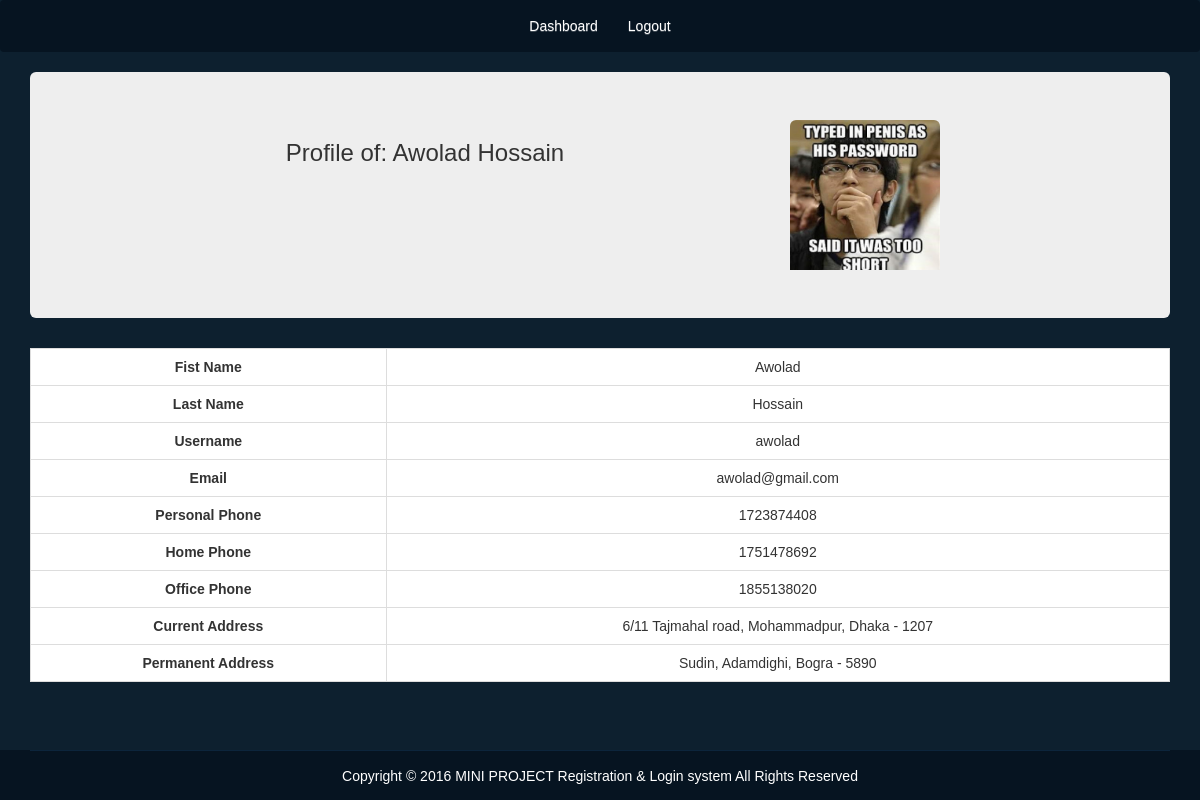
The page /viewprofile.php?id=95 (signed in) on the database its author committed.
### tables this page shows
CREATE TABLE `profiles` (
  `id` int(11) NOT NULL,
  `user_id` int(11) NOT NULL,
  `first_name` varchar(255) DEFAULT NULL,
  `last_name` varchar(255) DEFAULT NULL,
  `profile_pic` varchar(255) DEFAULT NULL,
  `personal_phone` int(11) DEFAULT NULL,
  `home_phone` int(11) DEFAULT NULL,
  `office_phone` int(11) DEFAULT NULL,
  `current_address` varchar(255) DEFAULT NULL,
  `permanent_address` varchar(255) DEFAULT NULL,
  `created_at` datetime DEFAULT NULL,
  `modified_at` datetime DEFAULT NULL,
  `deleted_at` datetime DEFAULT NULL,
  `modified_by` int(11) DEFAULT NULL
);

CREATE TABLE `users` (
  `id` int(11) NOT NULL,
  `user_group_id` int(11) NOT NULL,
  `unique_id` varchar(255) NOT NULL,
  `username` varchar(255) NOT NULL,
  `password` varchar(255) NOT NULL,
  `email` varchar(255) NOT NULL,
  `modified_at` datetime NOT NULL,
  `created_at` datetime NOT NULL,
  `deleted_at` datetime DEFAULT NULL,
  `is_active` int(11) DEFAULT NULL
);

### app/src/User.php (called while the page is built, shortened)
<?php
class User
{
    public $conn = '';
    public $dbUsserName = 'root';
    public $dbPass = '';
    public $id = '';
    public function __construct()
    {
        try {
            $this->conn = new PDO('mysql:host=localhost;dbname=miniprojectreg', $this->dbUsserName, $this->dbPass);
        } catch (PDOException $e) {
            echo 'ERROR: ' . $e->getMessage();
        }
    }
    public function prepare($data = array())
    {
        if (is_array($data) && array_key_exists('id', $data)) {
            $this->id = $data['id'];
        }
        return $this;
    }
    public function viewProfile()
    {
        $stmt = $this->conn->prepare("SELECT p.first_name, p.last_name, u.username, u.email, p.personal_phone, p.home_phone, p.office_phone, p.current_address, p.permanent_address FROM users u JOIN profiles p ON u.id = p.user_id WHERE u.id = :id");
        $stmt->execute(array(':id' => $this->id));
        $singleUser = $stmt->fetch(PDO::FETCH_ASSOC);
        return $singleUser;
    }
    public function editProfile()
    {
        $stmt = $this->conn->prepare("SELECT p.first_name, p.last_name, p.profile_pic, u.id, u.username, u.email, p.personal_phone, p.home_phone, p.office_phone, p.current_address, p.permanent_address FROM users u JOIN profiles p ON u.id = p.user_id WHERE u.id = :id");
        $stmt->execute(array(':id' => $this->id));
        $singleUser = $stmt->fetch(PDO::FETCH_ASSOC);
        return $singleUser;
    }
}

### viewprofile.php (the view, shortened to what this page needs)
<?php
$user = new User();
$singleuser = $user->prepare($_GET)->viewProfile();
$userPicture = $user->prepare($_GET)->editProfile();
?>
<!doctype html>
<html lang="en-US">
<head>
    <link rel="stylesheet" href="./assets/css/font-awesome.min.css">
    <link rel="stylesheet" href="./assets/css/bootstrap-theme.min.css">
    <link rel="stylesheet" href="./assets/css/bootstrap.min.css">
    <link rel="stylesheet" href="./assets/css/style.css">
</head>
<body>
    <div class="headerArea">
        <nav class="navbar navbarBg">
            <div class="container-fluid">
                <div class="collapse navbar-collapse" id="crud-main-navbar">
                    <ul class="nav navbar-nav crudNav">
                        <li>
                            <a href="dashboard.php">Dashboard</a>
                        </li>
                        <li>
                            <a href="logout.php">Logout</a>
                        </li>
                    </ul>
                </div>
            </div>
        </nav>
    </div>
    <div class="container">
        <div class="jumbotron">
            <div class="row">
                <div class="col-md-8">
                    <div class="alignCenter">
                        <h3 class="">Profile of:
                            <?php
                                if (isset($singleuser['first_name']) && isset($singleuser['last_name'])) {
                                echo $singleuser['first_name'] . "\n". $singleuser['last_name'];
                            } else {
                                echo $singleuser['username'];
                            }
                            ?>
                        </h3>
                    </div>
                </div>
                <div class="col-md-4">
                    <div class="profilePic">
                        <img
                            src="<?php echo 'assets/img/' . $userPicture['profile_pic']; ?>"
                            alt=""
                            id="profilePic"
                            width="150"
                            height="150">
                    </div>
                </div>
            </div>
        </div>
    </div>
    <div class="container">
        <div class="singleUser">
            <table class="table table-responsive table-bordered table-hover">
                <tbody>
                    <tr>
                        <th>Fist Name</th>
                        <td><?php echo $singleuser['first_name']; ?></td>
                    </tr>
                    <tr>
                        <th>Last Name</th>
                        <td><?php echo $singleuser['last_name']; ?></td>
                    </tr>
                    <tr>
                        <th>Username</th>
                        <td><?php echo $singleuser['username']; ?></td>
                    </tr>
                    <tr>
                        <th>Email</th>
                        <td><?php echo $singleuser['email']; ?></td>
                    </tr>
                    <tr>
                        <th>Personal Phone</th>
                        <td><?php echo $singleuser['personal_phone']; ?></td>
                    </tr>
                    <tr>
                        <th>Home Phone</th>
                        <td><?php echo $singleuser['home_phone']; ?></td>
                    </tr>
                    <tr>
                        <th>Office Phone</th>
                        <td><?php echo $singleuser['office_phone']; ?></td>
                    </tr>
                    <tr>
                        <th>Current Address</th>
                        <td><?php echo $singleuser['current_address']; ?></td>
                    </tr>
                    <tr>
                        <th>Permanent Address</th>
                        <td><?php echo $singleuser['permanent_address']; ?></td>
                    </tr>
                </tbody>
            </table>
        </div>
    </div>
    <?php
    include_once './content-part.php';
    footerContent();
    ?>
</body>
</html>

### content-part.php
<?php
    function footerContent () { ?>
        <div id="creditArea">
            <div class="container">
                <div class="creditText">
                    <p>Copyright &COPY; <?php echo date('Y') ?> MINI PROJECT Registration & Login system All Rights Reserved</p>
                </div>
            </div>
        </div>
    <?php }
    ?>

### assets/css/style.css (style rules this page uses)
html { position: relative; min-height: 100%; }
body { font-family: "Verdana", sans-serif; font-size: 14px; background: #0d202f none repeat scroll 0 0; margin-bottom: 50px; }
.alignCenter { text-align: center; }
table { background: #fff; border: 1px solid; border-radius: 4px; }
table th, td { text-align: center; }
.navbar .navbar-nav { display: inline-block; float: none; vertical-align: top; }
.navbar .navbar-collapse { text-align: center; }
.navbarBg, #creditArea { background: #061421 none repeat scroll 0 0!important; }
ul.crudNav li > a { color: #ffffff; }
.creditText { border-top: 1px solid #0c253c; }
.creditText p { font-size: 14px; margin: 15px 0 0; text-align: center; color: #ffffff; transition: all 0.3s ease 0s; font-weight: 300; }
#creditArea { position: absolute; bottom: 0; width: 100%; height: 50px; background-color: #f5f5f5; }
.profilePic img { border-top-left-radius: 6px; border-top-right-radius: 6px; transition: all 0.2s ease 0s; }

### rows shown on the page
profiles: first_name "Awolad", last_name "Hossain", profile_pic (picture), user.username "awolad", user.email "awolad@gmail.com", personal_phone "1723874408", home_phone "1751478692", office_phone "1855138020", current_address "6/11 Tajmahal road, Mohammadpur, Dhaka - 1207", permanent_address "Sudin, Adamdighi, Bogra - 5890"
